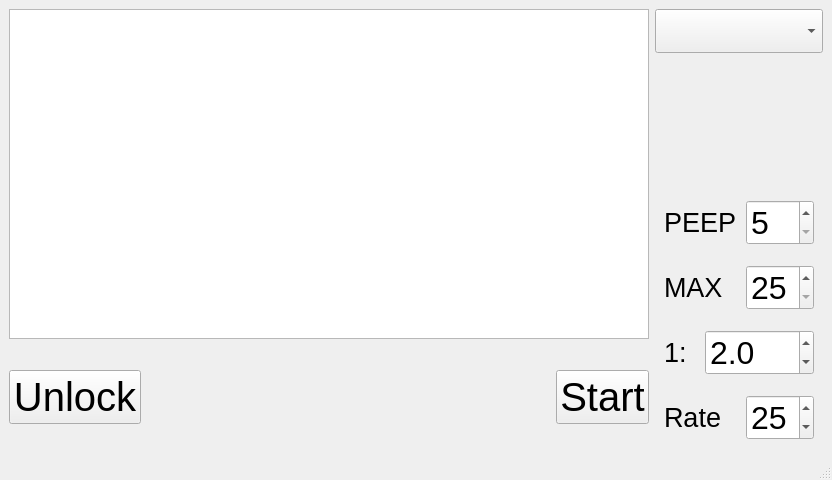
<?xml version="1.0" encoding="UTF-8"?>
<ui version="4.0">
 <class>MainWindow</class>
 <widget class="QMainWindow" name="MainWindow">
  <property name="geometry">
   <rect>
    <x>0</x>
    <y>0</y>
    <width>800</width>
    <height>480</height>
   </rect>
  </property>
  <property name="sizePolicy">
   <sizepolicy hsizetype="Fixed" vsizetype="Fixed">
    <horstretch>0</horstretch>
    <verstretch>0</verstretch>
   </sizepolicy>
  </property>
  <property name="maximumSize">
   <size>
    <width>827</width>
    <height>480</height>
   </size>
  </property>
  <property name="windowTitle">
   <string notr="true">MainWindow</string>
  </property>
  <widget class="QWidget" name="centralwidget">
   <layout class="QHBoxLayout" name="horizontalLayout_2">
    <item>
     <layout class="QVBoxLayout" name="verticalLayout_4">
      <item>
       <widget class="QGraphicsView" name="_graphicsView">
        <property name="sizePolicy">
         <sizepolicy hsizetype="Fixed" vsizetype="Fixed">
          <horstretch>0</horstretch>
          <verstretch>0</verstretch>
         </sizepolicy>
        </property>
        <property name="minimumSize">
         <size>
          <width>640</width>
          <height>330</height>
         </size>
        </property>
        <property name="verticalScrollBarPolicy">
         <enum>Qt::ScrollBarAlwaysOff</enum>
        </property>
        <property name="horizontalScrollBarPolicy">
         <enum>Qt::ScrollBarAlwaysOff</enum>
        </property>
       </widget>
      </item>
      <item>
       <layout class="QVBoxLayout" name="verticalLayout_3">
        <item>
         <spacer name="verticalSpacer_3">
          <property name="orientation">
           <enum>Qt::Vertical</enum>
          </property>
          <property name="sizeHint" stdset="0">
           <size>
            <width>20</width>
            <height>40</height>
           </size>
          </property>
         </spacer>
        </item>
        <item>
         <layout class="QHBoxLayout" name="horizontalLayout">
          <item>
           <widget class="QPushButton" name="_screenLocked">
            <property name="sizePolicy">
             <sizepolicy hsizetype="Fixed" vsizetype="Fixed">
              <horstretch>0</horstretch>
              <verstretch>0</verstretch>
             </sizepolicy>
            </property>
            <property name="font">
             <font>
              <pointsize>30</pointsize>
             </font>
            </property>
            <property name="text">
             <string>Unlock</string>
            </property>
            <property name="checkable">
             <bool>true</bool>
            </property>
           </widget>
          </item>
          <item>
           <spacer name="horizontalSpacer">
            <property name="orientation">
             <enum>Qt::Horizontal</enum>
            </property>
            <property name="sizeHint" stdset="0">
             <size>
              <width>388</width>
              <height>20</height>
             </size>
            </property>
           </spacer>
          </item>
          <item>
           <widget class="QPushButton" name="_startStop">
            <property name="font">
             <font>
              <pointsize>30</pointsize>
             </font>
            </property>
            <property name="text">
             <string>Start</string>
            </property>
            <property name="checkable">
             <bool>true</bool>
            </property>
           </widget>
          </item>
         </layout>
        </item>
        <item>
         <spacer name="verticalSpacer_2">
          <property name="orientation">
           <enum>Qt::Vertical</enum>
          </property>
          <property name="sizeHint" stdset="0">
           <size>
            <width>20</width>
            <height>40</height>
           </size>
          </property>
         </spacer>
        </item>
       </layout>
      </item>
     </layout>
    </item>
    <item>
     <layout class="QVBoxLayout" name="verticalLayout_2">
      <item>
       <widget class="QComboBox" name="_therapyMode">
        <property name="font">
         <font>
          <pointsize>24</pointsize>
         </font>
        </property>
       </widget>
      </item>
      <item>
       <spacer name="verticalSpacer">
        <property name="orientation">
         <enum>Qt::Vertical</enum>
        </property>
        <property name="sizeHint" stdset="0">
         <size>
          <width>20</width>
          <height>58</height>
         </size>
        </property>
       </spacer>
      </item>
      <item>
       <widget class="QStackedWidget" name="_configPanel">
        <property name="currentIndex">
         <number>0</number>
        </property>
        <widget class="QWidget" name="page">
         <layout class="QVBoxLayout" name="verticalLayout">
          <property name="sizeConstraint">
           <enum>QLayout::SetNoConstraint</enum>
          </property>
          <item>
           <layout class="QGridLayout" name="gridLayout">
            <property name="horizontalSpacing">
             <number>10</number>
            </property>
            <property name="verticalSpacing">
             <number>20</number>
            </property>
            <item row="0" column="0" colspan="2">
             <widget class="QLabel" name="_peepLabel">
              <property name="font">
               <font>
                <pointsize>20</pointsize>
               </font>
              </property>
              <property name="text">
               <string>PEEP</string>
              </property>
             </widget>
            </item>
            <item row="0" column="2">
             <widget class="QSpinBox" name="_peep">
              <property name="font">
               <font>
                <pointsize>24</pointsize>
               </font>
              </property>
              <property name="autoFillBackground">
               <bool>false</bool>
              </property>
              <property name="minimum">
               <number>5</number>
              </property>
              <property name="maximum">
               <number>25</number>
              </property>
             </widget>
            </item>
            <item row="1" column="0" colspan="2">
             <widget class="QLabel" name="_maxPressureLabel">
              <property name="font">
               <font>
                <pointsize>20</pointsize>
               </font>
              </property>
              <property name="text">
               <string>MAX</string>
              </property>
             </widget>
            </item>
            <item row="1" column="2">
             <widget class="QSpinBox" name="_maxPressure">
              <property name="font">
               <font>
                <pointsize>24</pointsize>
               </font>
              </property>
              <property name="minimum">
               <number>25</number>
              </property>
              <property name="maximum">
               <number>40</number>
              </property>
             </widget>
            </item>
            <item row="2" column="0">
             <widget class="QLabel" name="label">
              <property name="font">
               <font>
                <pointsize>20</pointsize>
               </font>
              </property>
              <property name="text">
               <string>1:</string>
              </property>
             </widget>
            </item>
            <item row="3" column="0" colspan="2">
             <widget class="QLabel" name="_rateLabel">
              <property name="font">
               <font>
                <pointsize>20</pointsize>
               </font>
              </property>
              <property name="text">
               <string>Rate</string>
              </property>
             </widget>
            </item>
            <item row="3" column="2">
             <widget class="QSpinBox" name="_frequency">
              <property name="font">
               <font>
                <pointsize>24</pointsize>
               </font>
              </property>
              <property name="minimum">
               <number>10</number>
              </property>
              <property name="maximum">
               <number>60</number>
              </property>
              <property name="value">
               <number>25</number>
              </property>
             </widget>
            </item>
            <item row="2" column="1" colspan="2">
             <widget class="QDoubleSpinBox" name="_irRatio">
              <property name="font">
               <font>
                <pointsize>24</pointsize>
               </font>
              </property>
              <property name="decimals">
               <number>1</number>
              </property>
              <property name="maximum">
               <double>20.000000000000000</double>
              </property>
              <property name="singleStep">
               <double>0.100000000000000</double>
              </property>
              <property name="value">
               <double>2.000000000000000</double>
              </property>
             </widget>
            </item>
           </layout>
          </item>
         </layout>
        </widget>
        <widget class="QWidget" name="page_2"/>
       </widget>
      </item>
     </layout>
    </item>
   </layout>
  </widget>
  <widget class="QMenuBar" name="menubar">
   <property name="geometry">
    <rect>
     <x>0</x>
     <y>0</y>
     <width>800</width>
     <height>21</height>
    </rect>
   </property>
  </widget>
  <widget class="QStatusBar" name="statusbar"/>
 </widget>
 <resources/>
 <connections/>
</ui>
